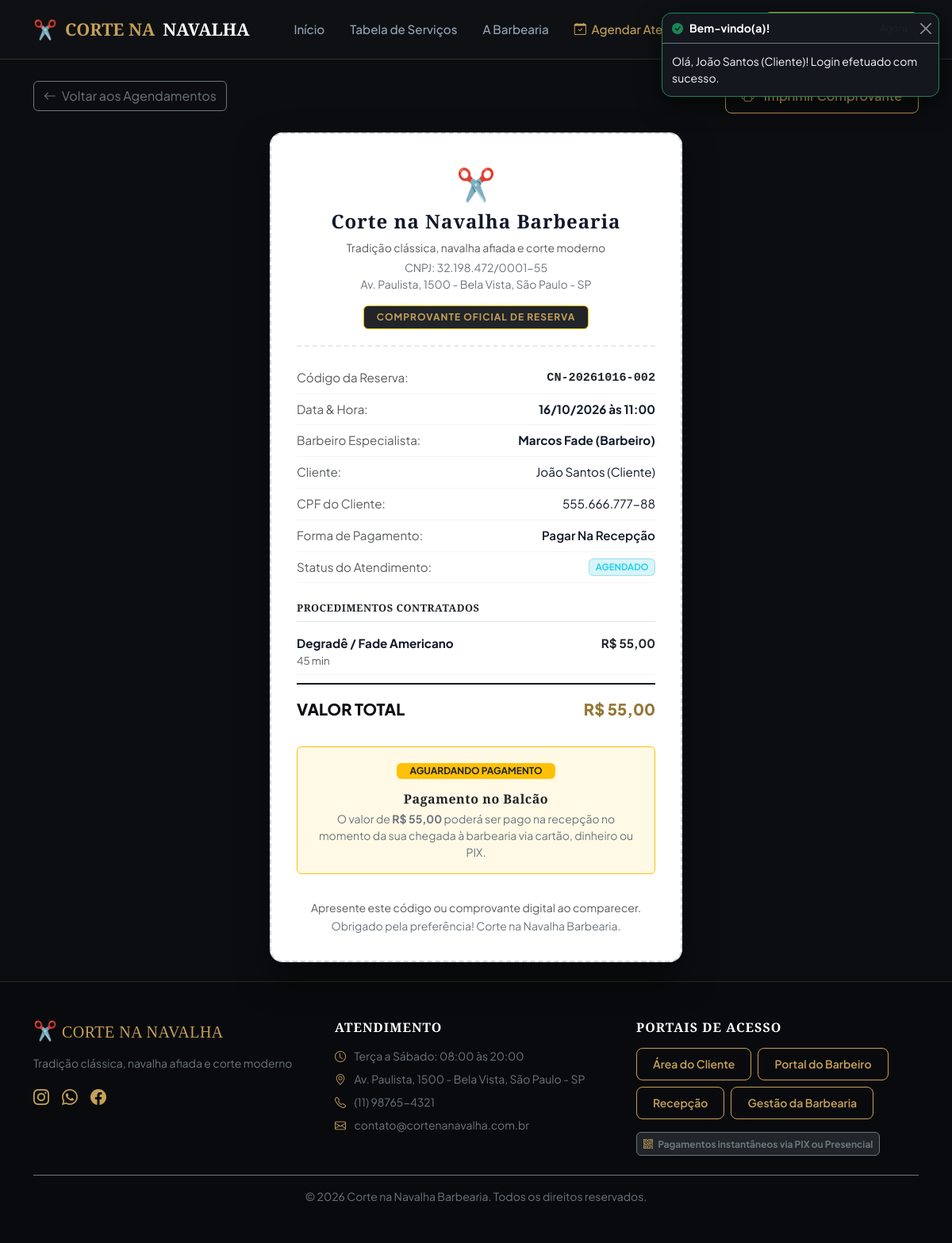
Screenshot of /cliente/comprovante.php?codigo=CN-20261016-002 (signed in) with the database file from the repository.
### tables this page shows
CREATE TABLE IF NOT EXISTS `configuracao_empresa` (
    `id` INT AUTO_INCREMENT PRIMARY KEY,
    `nome_barbearia` VARCHAR(150) NOT NULL DEFAULT 'Corte na Navalha Barbearia',
    `slogan` VARCHAR(255) DEFAULT 'Tradição, estilo e precisão em cada detalhe',
    `cnpj` VARCHAR(20) DEFAULT '12.345.678/0001-90',
    `telefone` VARCHAR(20) DEFAULT '(11) 98765-4321',
    `email` VARCHAR(100) DEFAULT 'contato@cortenanavalha.com.br',
    `endereco` VARCHAR(255) DEFAULT 'Rua dos Barbeiros, 777 - Centro, São Paulo - SP',
    `horario_abertura` TIME DEFAULT '08:00:00',
    `horario_fechamento` TIME DEFAULT '20:00:00',
    `chave_pix_principal` VARCHAR(100) DEFAULT 'pix@cortenanavalha.com.br',
    `tipo_chave_pix` VARCHAR(30) DEFAULT 'E-mail',
    `atualizado_em` TIMESTAMP DEFAULT CURRENT_TIMESTAMP ON UPDATE CURRENT_TIMESTAMP
);

CREATE TABLE IF NOT EXISTS `agendamentos` (
    `id` INT AUTO_INCREMENT PRIMARY KEY,
    `codigo_reserva` VARCHAR(20) NOT NULL UNIQUE,
    `cliente_id` INT NOT NULL,
    `barbeiro_id` INT NOT NULL,
    `data_agendamento` DATE NOT NULL,
    `horario` TIME NOT NULL,
    `valor_total` DECIMAL(10,2) NOT NULL,
    `metodo_pagamento` ENUM('pix', 'recepcao') NOT NULL DEFAULT 'pix',
    `status_pagamento` ENUM('pendente', 'pago', 'cancelado') NOT NULL DEFAULT 'pendente',
    `status_atendimento` ENUM('agendado', 'em_atendimento', 'concluido', 'cancelado') NOT NULL DEFAULT 'agendado',
    `pix_copia_cola` TEXT DEFAULT NULL,
    `pix_txid` VARCHAR(100) DEFAULT NULL,
    `pix_pago_em` DATETIME DEFAULT NULL,
    `observacoes` TEXT DEFAULT NULL,
    `recebido_por_id` INT DEFAULT NULL,
    `criado_em` TIMESTAMP DEFAULT CURRENT_TIMESTAMP,
    CONSTRAINT `fk_agendamento_cliente` FOREIGN KEY (`cliente_id`) REFERENCES `usuarios` (`id`) ON DELETE CASCADE,
    CONSTRAINT `fk_agendamento_barbeiro` FOREIGN KEY (`barbeiro_id`) REFERENCES `usuarios` (`id`) ON DELETE RESTRICT,
    CONSTRAINT `fk_agendamento_recepcao` FOREIGN KEY (`recebido_por_id`) REFERENCES `usuarios` (`id`) ON DELETE SET NULL
);

CREATE TABLE IF NOT EXISTS `usuarios` (
    `id` INT AUTO_INCREMENT PRIMARY KEY,
    `nome` VARCHAR(150) NOT NULL,
    `email` VARCHAR(120) NOT NULL UNIQUE,
    `cpf` VARCHAR(20) NOT NULL UNIQUE,
    `telefone` VARCHAR(20) NOT NULL,
    `senha` VARCHAR(255) NOT NULL,
    `perfil` ENUM('cliente', 'barbeiro', 'recepcao', 'dono') NOT NULL DEFAULT 'cliente',
    `foto` VARCHAR(255) DEFAULT 'assets/img/default-avatar.png',
    `especialidade` VARCHAR(150) DEFAULT NULL,
    `chave_pix` VARCHAR(100) DEFAULT NULL,
    `tipo_chave_pix` VARCHAR(30) DEFAULT NULL,
    `comissao_percentual` DECIMAL(5,2) DEFAULT 50.00,
    `ativo` TINYINT(1) DEFAULT 1,
    `criado_em` TIMESTAMP DEFAULT CURRENT_TIMESTAMP
);

CREATE TABLE IF NOT EXISTS `agendamento_itens` (
    `id` INT AUTO_INCREMENT PRIMARY KEY,
    `agendamento_id` INT NOT NULL,
    `servico_id` INT NOT NULL,
    `preco_momento` DECIMAL(10,2) NOT NULL,
    CONSTRAINT `fk_item_agendamento` FOREIGN KEY (`agendamento_id`) REFERENCES `agendamentos` (`id`) ON DELETE CASCADE,
    CONSTRAINT `fk_item_servico` FOREIGN KEY (`servico_id`) REFERENCES `servicos` (`id`) ON DELETE RESTRICT
);

CREATE TABLE IF NOT EXISTS `servicos` (
    `id` INT AUTO_INCREMENT PRIMARY KEY,
    `nome` VARCHAR(100) NOT NULL,
    `descricao` TEXT,
    `preco` DECIMAL(10,2) NOT NULL,
    `tempo_minutos` INT NOT NULL DEFAULT 30,
    `icone` VARCHAR(50) DEFAULT 'bi-scissors',
    `imagem` VARCHAR(255) DEFAULT 'assets/img/servico-corte.jpg',
    `categoria` ENUM('cabelo', 'barba', 'combo', 'especial') NOT NULL DEFAULT 'cabelo',
    `destaque` TINYINT(1) DEFAULT 0,
    `ativo` TINYINT(1) DEFAULT 1,
    `criado_em` TIMESTAMP DEFAULT CURRENT_TIMESTAMP
);

### cliente/comprovante.php (the view, shortened to what the rows shown need)
<?php
require_once __DIR__ . '/../config/db.php';
$codigo = trim($_GET['codigo'] ?? '');
$pdo = getDBConnection();
$sql = "
    SELECT a.*,
           c.nome as cliente_nome, c.email as cliente_email, c.cpf as cliente_cpf, c.telefone as cliente_telefone,
           b.nome as barbeiro_nome, b.especialidade as barbeiro_especialidade
    FROM agendamentos a
    JOIN usuarios c ON a.cliente_id = c.id
    JOIN usuarios b ON a.barbeiro_id = b.id
    WHERE a.codigo_reserva = :codigo
    LIMIT 1
";
$stmt = $pdo->prepare($sql);
$stmt->execute([':codigo' => $codigo]);
$agendamento = $stmt->fetch();
$stmtItens = $pdo->prepare("
    SELECT ai.*, s.nome as servico_nome, s.tempo_minutos, s.categoria
    FROM agendamento_itens ai
    JOIN servicos s ON ai.servico_id = s.id
    WHERE ai.agendamento_id = :id
");
$stmtItens->execute([':id' => $agendamento['id']]);
$itens = $stmtItens->fetchAll();
$qrCodeUrl = '';
require_once __DIR__ . '/../includes/header.php';
?>
<div class="container py-4">
    <div class="receipt-card">
        <div class="receipt-header">
            <div class="fs-1 mb-1">✂️</div>
            <h3 class="receipt-title"><?= htmlspecialchars($empresa['nome_barbearia']) ?></h3>
            <p class="text-muted small mb-1"><?= htmlspecialchars($empresa['slogan']) ?></p>
            <small class="text-secondary d-block">CNPJ: <?= htmlspecialchars($empresa['cnpj']) ?></small>
            <small class="text-secondary d-block"><?= htmlspecialchars($empresa['endereco']) ?></small>
            <div class="mt-3">
                <span class="badge bg-dark text-gold border border-warning px-3 py-2 fw-bold" style="letter-spacing: 1px;">
                </span>
            </div>
        </div>
        <div class="mb-3">
            <div class="receipt-row">
                <span class="text-muted">Código da Reserva:</span>
                <strong class="text-dark font-monospace"><?= htmlspecialchars($agendamento['codigo_reserva']) ?></strong>
            </div>
            <div class="receipt-row">
                <span class="text-muted">Data & Hora:</span>
                <strong><?= date('d/m/Y', strtotime($agendamento['data_agendamento'])) ?> às <?= substr($agendamento['horario'], 0, 5) ?></strong>
            </div>
            <div class="receipt-row">
                <span class="text-muted">Barbeiro Especialista:</span>
                <strong><?= htmlspecialchars($agendamento['barbeiro_nome']) ?></strong>
            </div>
            <div class="receipt-row">
                <span class="text-muted">Cliente:</span>
                <span><?= htmlspecialchars($agendamento['cliente_nome']) ?></span>
            </div>
            <div class="receipt-row">
                <span class="text-muted">CPF do Cliente:</span>
                <span><?= htmlspecialchars($agendamento['cliente_cpf']) ?></span>
            </div>
            <div class="receipt-row">
                <span class="text-muted">Status do Atendimento:</span>
                <span class="badge badge-<?= $agendamento['status_atendimento'] ?> text-uppercase">
                    <?= str_replace('_', ' ', $agendamento['status_atendimento']) ?>
                </span>
            </div>
        </div>
        <div class="my-4">
            <?php foreach ($itens as $item): ?>
                <div class="receipt-row">
                    <div>
                        <strong><?= htmlspecialchars($item['servico_nome']) ?></strong>
                        <small class="text-muted d-block"><?= $item['tempo_minutos'] ?> min</small>
                    </div>
                    <strong class="text-dark">R$ <?= number_format($item['preco_momento'], 2, ',', '.') ?></strong>
                </div>
            <?php endforeach; ?>
            <div class="receipt-total">
                <span>VALOR TOTAL</span>
                <span class="text-gold" style="color: #967636 !important;">R$ <?= number_format($agendamento['valor_total'], 2, ',', '.') ?></span>
            </div>
        </div>
        <?php if ($agendamento['status_pagamento'] === 'pago'): ?>
            <div class="text-center p-3 rounded bg-success bg-opacity-10 border border-success my-3">
                <i class="bi bi-check-circle-fill text-success fs-1"></i>
                <h5 class="text-success fw-bold mt-1 mb-0">PAGAMENTO CONFIRMADO</h5>
                <small class="text-muted">
                    Quitado em <?= $agendamento['pix_pago_em'] ? date('d/m/Y H:i', strtotime($agendamento['pix_pago_em'])) : date('d/m/Y H:i') ?>
                </small>
            </div>
        <?php else: ?>
            <div class="p-3 rounded border border-warning bg-warning bg-opacity-10 my-3 text-center">
                <?php if ($agendamento['metodo_pagamento'] === 'pix' && !empty($qrCodeUrl)): ?>
                    <h6 class="fw-bold text-dark mt-2 mb-1">Escaneie o QR Code abaixo para pagar via PIX</h6>
                    <p class="text-muted small mb-3">Abra o app do seu banco e aponte a câmera</p>
                    <div class="p-2 bg-white d-inline-block rounded shadow-sm border mb-3">
                        <img src="<?= $qrCodeUrl ?>" alt="QR Code PIX" style="width: 200px; height: 200px; display: block;">
                    </div>
                    <div class="input-group mb-2 no-print">
                        <input type="text" id="pixCopiaColaInput" class="form-control form-control-sm text-dark bg-light font-monospace" value="<?= htmlspecialchars($agendamento['pix_copia_cola']) ?>" readonly>
                        <button class="btn btn-dark btn-sm" type="button" onclick="copiarParaClipboard(document.getElementById('pixCopiaColaInput').value)">
                            <i class="bi bi-clipboard"></i> Copiar Código
                        </button>
                    </div>
                    <small class="text-muted d-block">Após realizar o pagamento, a confirmação é registrada no sistema.</small>
                <?php else: ?>
                    <h6 class="fw-bold text-dark mt-2 mb-1">Pagamento no Balcão</h6>
                    <p class="text-secondary small mb-0">
                        O valor de <strong>R$ <?= number_format($agendamento['valor_total'], 2, ',', '.') ?></strong> poderá ser pago na recepção no momento da sua chegada à barbearia via cartão, dinheiro ou PIX.
                    </p>
                <?php endif; ?>
            </div>
        <?php endif; ?>
    </div>
</div>
<?php require_once __DIR__ . '/../includes/footer.php'; ?>

### includes/footer.php (shortened to what the rows shown need)
</main>
<footer class="mt-auto py-5" style="background: #090a0d; border-top: 1px solid rgba(197, 160, 89, 0.2);">
    <div class="container">
        <div class="row g-4 mb-4">
            <div class="col-lg-4 col-md-6">
                <h5 class="brand-font text-gold mb-3">
                    <span class="fs-4">✂️</span> CORTE NA NAVALHA
                </h5>
                <p class="text-secondary small">
                    <?= htmlspecialchars($empresa['slogan'] ?? 'Tradição, estilo e precisão em cada detalhe.') ?>
                </p>
                <div class="d-flex gap-3 mt-3">
                    <a href="#" class="text-gold fs-5" aria-label="Instagram"><i class="bi bi-instagram"></i></a>
                    <a href="#" class="text-gold fs-5" aria-label="WhatsApp"><i class="bi bi-whatsapp"></i></a>
                    <a href="#" class="text-gold fs-5" aria-label="Facebook"><i class="bi bi-facebook"></i></a>
                </div>
            </div>
            <div class="col-lg-4 col-md-6">
                <ul class="list-unstyled text-secondary small mb-0">
                    <li class="mb-2"><i class="bi bi-clock me-2 text-gold"></i> Terça a Sábado: 08:00 às 20:00</li>
                    <li class="mb-2"><i class="bi bi-geo-alt me-2 text-gold"></i> <?= htmlspecialchars($empresa['endereco'] ?? 'São Paulo - SP') ?></li>
                    <li class="mb-2"><i class="bi bi-telephone me-2 text-gold"></i> <?= htmlspecialchars($empresa['telefone'] ?? '(11) 98765-4321') ?></li>
                    <li><i class="bi bi-envelope me-2 text-gold"></i> <?= htmlspecialchars($empresa['email'] ?? 'contato@cortenanavalha.com.br') ?></li>
                </ul>
            </div>
        </div>
    </div>
</footer>
</body>
</html>

### rows the page displays
configuracao_empresa: nome_barbearia "Corte na Navalha Barbearia", slogan "Tradição clássica, navalha afiada e corte moderno", cnpj "32.198.472/0001-55", endereco "Av. Paulista, 1500 - Bela Vista, São Paulo - SP", telefone "(11) 98765-4321", email "contato@cortenanavalha.com.br"
agendamentos: codigo_reserva "CN-20261016-002", data_agendamento "16/10/2026", horario "11:00", barbeiro.nome "Marcos Fade (Barbeiro)", cliente.nome "João Santos (Cliente)", cliente.cpf "555.666.777-88", status_atendimento "AGENDADO", valor_total "55,00"
agendamento_itens: servico.nome "Degradê / Fade Americano", servico.tempo_minutos "45", preco_momento "55,00"

### other values shown
$toast['titulo'] "Bem-vindo(a)!"
$toast['mensagem'] "Olá, João Santos (Cliente)! Login efetuado com sucesso."
